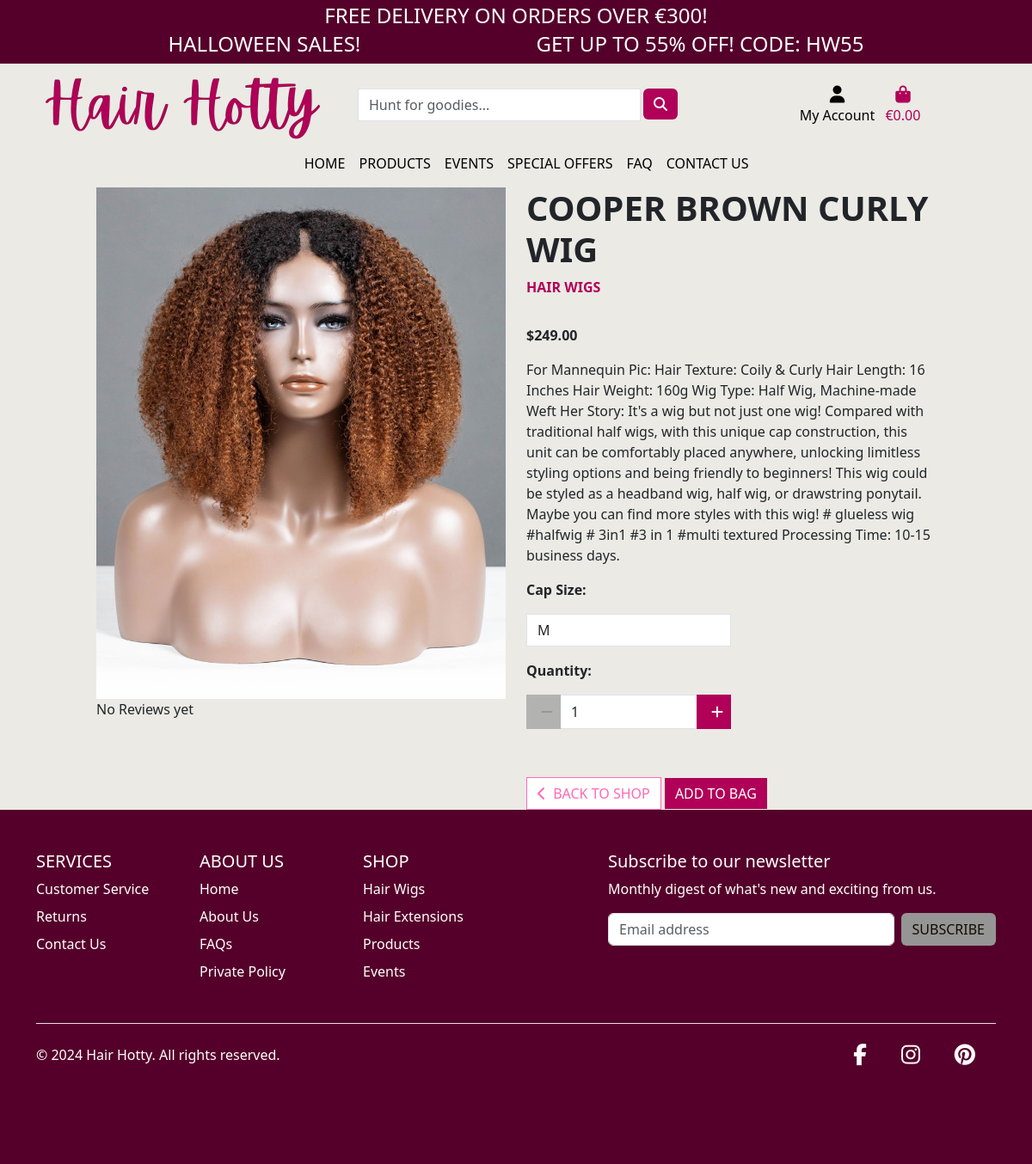
The app's page /products/604696fd-75d7-49d5-8248-da09a0255946 with its own data.
### products/models.py (models this page shows, shortened)
class Product(models.Model):
    category = models.ForeignKey('Category', null=True, blank=True, on_delete=models.SET_NULL)
    id = models.UUIDField(default=uuid.uuid4, unique=True, primary_key=True, editable=False)
    name = models.CharField(max_length=254)
    description = models.TextField()
    has_sizes = models.BooleanField(default=False,null=True, blank=True)
    price = models.DecimalField(max_digits=6, decimal_places=2)
    rating = models.DecimalField(max_digits=6, decimal_places=2, null=True, blank=True)
    image_url = models.URLField(max_length=1024, null=True, blank=True)
    image = models.ImageField(null=True, blank=True)

class Category(models.Model):
    class Meta:
        verbose_name_plural = 'Categories'
    name = models.CharField(max_length=254)
    friendly_name = models.CharField(max_length=254, null=True, blank=True)

### products/views.py (the view)
# urls.py: path('<product_id>', views.product_detail, name='product_detail')
def product_detail(request, product_id):
    product = get_object_or_404(Product, pk=product_id)
    context = {
        'product': product,
    }
    return render(request, 'products/product_detail.html', context)

### bag/contexts.py (called while the page is built, shortened)
def bag_contents(request):
    bag_items = []
    total = 0
    product_count = 0
    bag = request.session.get('bag', {})
    if total < settings.FREE_DELIVERY_THRESHOLD:
        delivery = total * Decimal(settings.STANDARD_DELIVERY_PERCENTAGE / 100)
        free_delivery_delta = settings.FREE_DELIVERY_THRESHOLD - total
    else:
        delivery = 0
        free_delivery_delta = 0
    grand_total = delivery + total
    context = {
        'bag_items': bag_items,
        'total': total,
        'product_count': product_count,
        'delivery': delivery,
        'free_delivery_delta': free_delivery_delta,
        'free_delivery_threshold': settings.FREE_DELIVERY_THRESHOLD,
        'grand_total': grand_total,
    }
    return context

### products/templates/products/product_detail.html (shortened to what this page needs)
{% extends 'base.html' %}
{% load static %}
{% block content %}
    <div class="container-fluid">
        <div class="row">
            <div class="col-12 col-md-6 col-lg-5 offset-lg-1">
                {% if product.image %}
                    <a class="" href="{{ product.image.url }}" target="_blank">
                        <img class="image-ratio img-fluid" src="{{ product.image.url }}" alt="{{ product.name }}" onerror="this.onerror=null;this.src='{{ MEDIA_URL }}noimage.png'">
                    </a>
                {% else %}
                    <img class="image-ratio img-fluid" src="{{ MEDIA_URL }}noimage.png" alt="{{ product.name }}">
                {% endif %}
                <div class="rating">
                    {% if product.product_reviews %}
                    <p class="mb-0">Reviews:</p>
                    {% for i in product.get_average_rating %}
                    <i class="fa-solid fa-star" style="color:#f0bc00"></i>
                    {% endfor %}
                    {% else %}
                    <p>No Reviews yet</p>
                    {% endif %}
                </div>
            </div>
            <div class="col-12 col-md-6 col-lg-5">
                <h1 class="product-page-name text-uppercase weight-semibold text-break">{{ product.name }}</h1>
                <div class="product-page-category mt-1">
                    <a href="{% url 'products' %}?category={{ product.category.name }}" class="font-body d-flex text-cordovan text-decoration-none align-items-center">
                        <p class="section-titel weight-semibold text-uppercase">{{ product.category.friendly_name }}</p>
                    </a>
                </div>
                <p class="product-page-price weight-semibold mt-3">${{ product.price }}</p>
                <p class="mt-3">{{ product.description }}</p>
            <form class="form" action="{% url 'add_to_bag' product.id %}" method="POST">
                {% with product.has_sizes as s %}
                {% if s %}
                    <div class="col-12">
                        <p><strong>Cap Size:</strong></p>
                        <select class="form-control rounded-0 w-50" name="product_size" id='id_product_size'>
                            <option value="m" selected>M</option>
                        </select>
                    </div>
                {% endif %}
                <div class="col-12">
                    <p class="mt-3"><strong>Quantity:</strong></p>
                    <div class="form-group w-50">
                        <div class="input-group input-group-{{ product.id }}">
                            <div class="input-group-prepend">
                                <button  type="button" class= "decrement-qty btn btn-black rounded-0 decrement-qty_{{ product.id }}"
                                    data-item_id="{{ product.id }}"  >
                                    <span class="icon">
                                        <i class="fas fa-minus"></i>
                                    </span>
                                </button>
                            </div>
                            <input class="form-control qty_input id_qty_{{ product.id }}" type="number"
                                name="quantity" value="1" min="1" max="99"
                                data-item_id="{{ product.id }}">
                            <div class="input-group-append">
                                <button  type= "button" class="increment-qty btn btn-black rounded-0 increment-qty_{{ product.id }}"
                                    data-item_id="{{ product.id }}">
                                    <span class="icon">
                                        <i class="fas fa-plus"></i>
                                    </span>
                                </button>
                            </div>
                        </div>
                    </div>
                </div>
                <div class="col{% if s %}-12 mt-2{% endif %}">
                    <a href="{% url 'products' %}" class=" btn btn-outline-cordovan rounded-0 mt-5">
                        <i class="fas fa-chevron-left d-inline me-1"></i>
                        <p class="text-uppercase d-inline">BACK TO SHOP</p>
                    </a>
                    <input type="submit" class=" btn btn-cordovan rounded-0 text-uppercase mt-5" value="ADD TO BAG">
                </div>
                {% endwith %}
            </form>
        </div>
    </div>
</div>
{% endblock %}

### static/css/style.css (style rules this page uses)
:root { --cordovan: #B00058; --licorice: #55002A; --hot-pink: #FF69B4; --pink:#FF439D; --old-lace: #FDF4E7; --white: #ffff; --dark: #140C00; --background: #ebeae5; --gray: #959595; --dark-gray:#6f6a6a; }
body { min-height: 100vh; display: flex; flex-direction: column; background-color: var(--background); }
.icon { align-items: center; display: inline-flex; justify-content: center; height: 1.5rem; width: 1.5rem; }
.weight-semibold { font-weight: 600; }
.btn-cordovan { background-color: var(--cordovan); color: var(--white); border:none; }
.btn-outline-cordovan { background: white; color: var(--hot-pink) !important; border: 1px solid var(--hot-pink); }
.text-cordovan { color: var(--cordovan); }
.decrement-qty.btn, .increment-qty.btn { border: none; height: 40px; width: 40px; background-color: var(--cordovan); color: var(--white); }
.decrement-qty:disabled, .increment-qty:disabled { background-color: var(--gray) !important; color: var(--dark-gray); }
.product-page-category { color: var(--cordovan) }

### records on screen
Product: image (picture), name "COOPER BROWN CURLY WIG", category.friendly_name "HAIR WIGS", price "249.00", description "For Mannequin Pic: Hair Texture: Coily & Curly Hair Length: 16 Inches Hair Weight: 160g Wig Type: Half Wig, Machine-made Weft Her Story: It's a wig but not just one wig! Compared with traditional half wigs, with this unique cap construction, this unit can be comfortably placed anywhere, unlocking limitless styling options and being friendly to beginners! This wig could be styled as a headband wig, half wig, or drawstring ponytail. Maybe you can find more styles with this wig! # glueless wig #halfwig # 3in1 #3 in 1 #multi textured Processing Time: 10-15 business days."

### other values on screen
{{ free_delivery_threshold }} "300"
